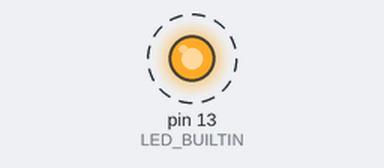
A sketch run on a simulated Arduino Leonardo, built with avr-gcc and run on an emulated ATmega32U4. On the bench: output pins drawn as LEDs (lit = HIGH). Dashed ring = blinking. What the sketch prints to the serial monitor is not drawn.

Above: at 0.2 s.
Timing chart, 0 to 4.6 s (numbered marks = the images above):
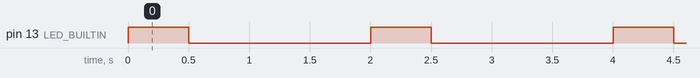

The sketch:

MIDI-USB-demo.ino
```cpp
/*
 * MIDIUSB_test.ino
 *
 * Created: 4/6/2015 10:47:08 AM
 * Author: gurbrinder grewal
 * Modified by Arduino LLC (2015)
 */

#include "MIDIUSB.h"

// First parameter is the event type (0x09 = note on, 0x08 = note off).
// Second parameter is note-on/note-off, combined with the channel.
// Channel can be anything between 0-15. Typically reported to the user as 1-16.
// Third parameter is the note number (48 = middle C).
// Fourth parameter is the velocity (64 = normal, 127 = fastest).

void noteOn(byte channel, byte pitch, byte velocity) {
  midiEventPacket_t noteOn = {0x09, 0x90 | channel, pitch, velocity};
  MidiUSB.sendMIDI(noteOn);
}

void noteOff(byte channel, byte pitch, byte velocity) {
  midiEventPacket_t noteOff = {0x08, 0x80 | channel, pitch, velocity};
  MidiUSB.sendMIDI(noteOff);
}

void setup() {
  Serial.begin(115200);
  pinMode(LED_BUILTIN, OUTPUT);
}

// First parameter is the event type (0x0B = control change).
// Second parameter is the event type, combined with the channel.
// Third parameter is the control number number (0-119).
// Fourth parameter is the control value (0-127).

void controlChange(byte channel, byte control, byte value) {
  midiEventPacket_t event = {0x0B, 0xB0 | channel, control, value};
  MidiUSB.sendMIDI(event);
}

void loop() {
  Serial.println("Sending note on");
  digitalWrite(LED_BUILTIN, HIGH);
  noteOn(0, 48, 64);   // Channel 0, middle C, normal velocity
  MidiUSB.flush();
  delay(500);
  Serial.println("Sending note off");
  digitalWrite(LED_BUILTIN, LOW);
  noteOff(0, 48, 64);  // Channel 0, middle C, normal velocity
  MidiUSB.flush();
  delay(1500);

  // controlChange(0, 10, 65); // Set the value of controller 10 on channel 0 to 65
}
```

Measured:
- by itself, pin 13 (LED_BUILTIN): alternates HIGH for 0.50 s and LOW for 1.5 s
